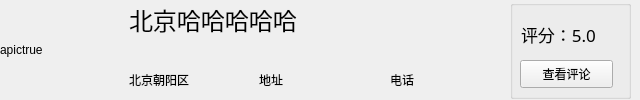
<?xml version="1.0" encoding="UTF-8"?>
<ui version="4.0">
 <class>Wgt_hotel</class>
 <widget class="QWidget" name="Wgt_hotel">
  <property name="geometry">
   <rect>
    <x>0</x>
    <y>0</y>
    <width>640</width>
    <height>100</height>
   </rect>
  </property>
  <property name="acceptDrops">
   <bool>false</bool>
  </property>
  <property name="windowTitle">
   <string>Form</string>
  </property>
  <widget class="QWidget" name="horizontalLayoutWidget">
   <property name="geometry">
    <rect>
     <x>129</x>
     <y>-1</y>
     <width>371</width>
     <height>101</height>
    </rect>
   </property>
   <layout class="QHBoxLayout" name="horizontalLayout">
    <property name="spacing">
     <number>20</number>
    </property>
    <property name="sizeConstraint">
     <enum>QLayout::SetDefaultConstraint</enum>
    </property>
    <item>
     <layout class="QVBoxLayout" name="verticalLayout">
      <item>
       <widget class="QLabel" name="name">
        <property name="font">
         <font>
          <family>黑体</family>
          <pointsize>18</pointsize>
         </font>
        </property>
        <property name="text">
         <string>北京哈哈哈哈哈</string>
        </property>
       </widget>
      </item>
      <item>
       <layout class="QHBoxLayout" name="horizontalLayout_2">
        <item>
         <widget class="QLabel" name="l_lacation">
          <property name="text">
           <string>北京朝阳区</string>
          </property>
         </widget>
        </item>
        <item>
         <widget class="QLabel" name="l_location_detail">
          <property name="text">
           <string>地址</string>
          </property>
         </widget>
        </item>
        <item>
         <widget class="QLabel" name="l_phone">
          <property name="text">
           <string>电话</string>
          </property>
         </widget>
        </item>
       </layout>
      </item>
     </layout>
    </item>
   </layout>
  </widget>
  <widget class="QLabel" name="pic">
   <property name="geometry">
    <rect>
     <x>0</x>
     <y>0</y>
     <width>100</width>
     <height>100</height>
    </rect>
   </property>
   <property name="text">
    <string>apictrue</string>
   </property>
  </widget>
  <widget class="QGroupBox" name="groupBox">
   <property name="geometry">
    <rect>
     <x>510</x>
     <y>0</y>
     <width>121</width>
     <height>99</height>
    </rect>
   </property>
   <property name="title">
    <string/>
   </property>
   <widget class="QPushButton" name="pBtn_comment">
    <property name="geometry">
     <rect>
      <x>10</x>
      <y>60</y>
      <width>93</width>
      <height>28</height>
     </rect>
    </property>
    <property name="text">
     <string>查看评论</string>
    </property>
   </widget>
   <widget class="QLabel" name="l_mark">
    <property name="geometry">
     <rect>
      <x>11</x>
      <y>14</y>
      <width>101</width>
      <height>41</height>
     </rect>
    </property>
    <property name="font">
     <font>
      <family>微软雅黑</family>
      <pointsize>13</pointsize>
     </font>
    </property>
    <property name="text">
     <string>评分：5.0</string>
    </property>
   </widget>
  </widget>
 </widget>
 <resources/>
 <connections/>
</ui>
